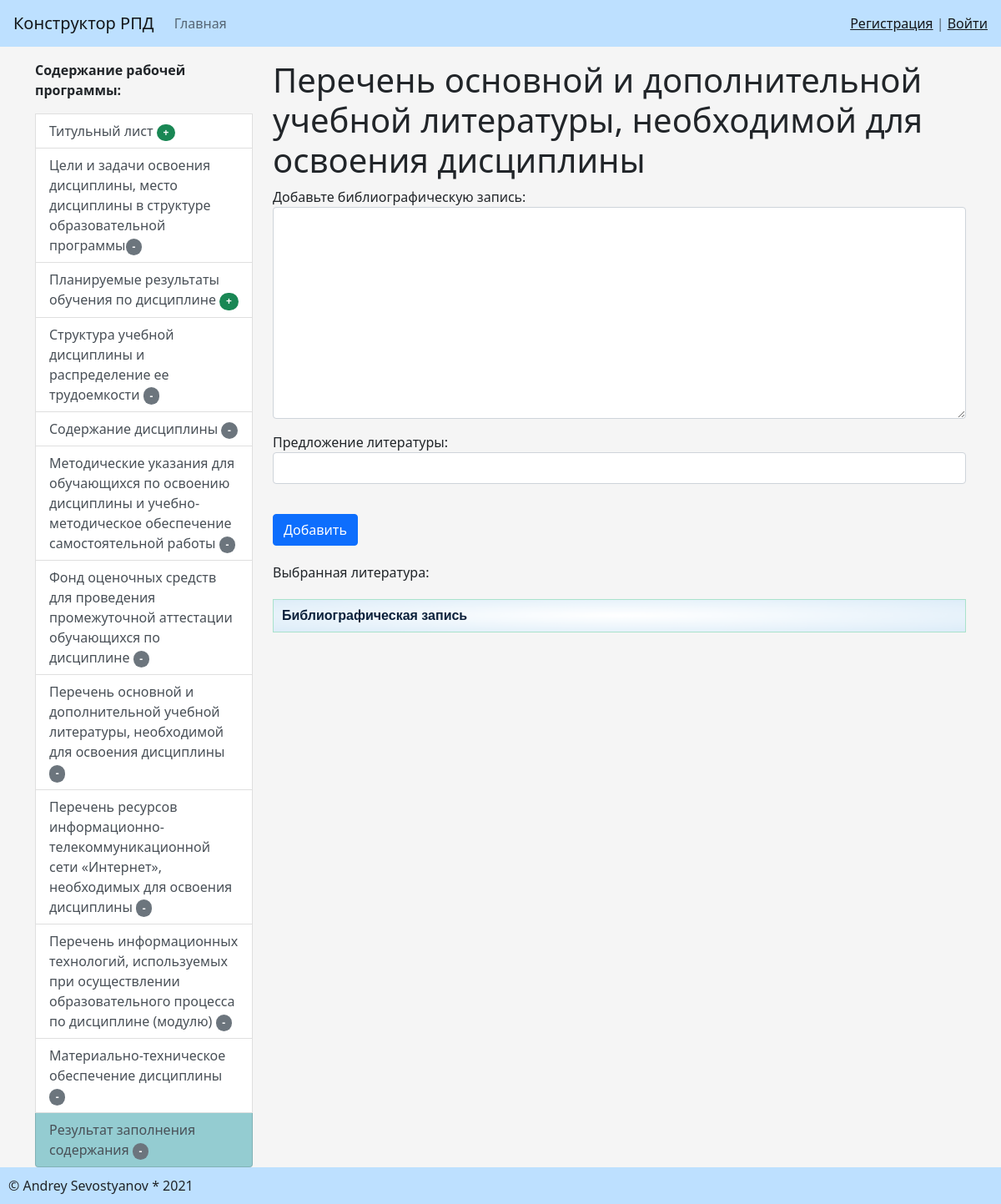
Before: /opn_main_window/books/ with the older database file.
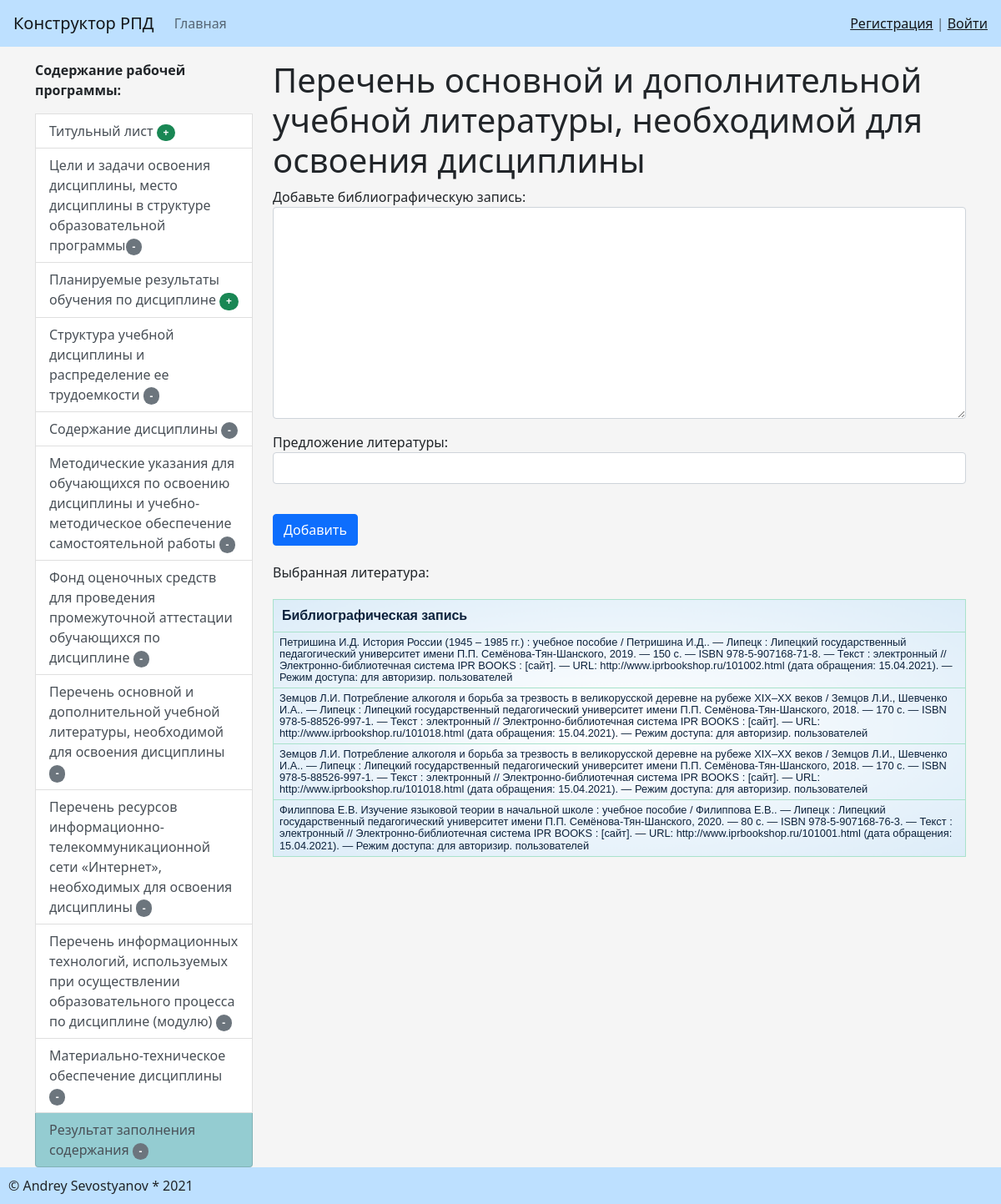
After: the same page with the newer database file.
### generation_rpd/models.py (models this page shows, shortened)
class SelectBooks(models.Model):
    book = models.TextField(blank=True, verbose_name='Библиографическая запись')

### generation_rpd/views.py (the view)
# urls.py: path('opn_main_window/books/', gen_book, name='gen_book'),
def gen_book(request):
    if request.method == 'POST':
        form = Books(request.POST)
        if form.is_valid():
            SelectBooks.objects.create(book=form.cleaned_data['an_book'])
            SelectBooks.objects.create(book=form.cleaned_data['offer_books'])
            print(form.cleaned_data)
            return redirect('gen_book')
    else:
        form = Books()
    bd_book = SelectBooks.objects.all()
    return render(request, 'generation_rpd/books.html', {'form': form, 'bd_book': bd_book})

### generation_rpd/forms.py
class Books(forms.Form):
    an_book = forms.CharField(label='Добавьте библиографическую запись',
                              widget=forms.Textarea(attrs={"class": "form-control"}))
    offer_books = forms.ModelChoiceField(empty_label=None, queryset=RecomendBoook.objects.all(),
                                         label='Предложение литературы',
                                         widget=forms.Select(attrs={"class": "form-control"}))

### generation_rpd/templatetags/gen_tags.py (called while the page is built)
@register.inclusion_tag('generation_rpd/list_categories.html')
def show_categories():
    categories = Category.objects.all()
    return {"categories": categories}

### generation_rpd/templates/generation_rpd/books.html (shortened to what this page needs)
{% extends 'base.html' %}
{% block sidebar %}
{% include 'inc/_sidebar.html' %}
{% endblock %}
{% block content %}
<h1>Перечень основной и дополнительной учебной литературы, необходимой для освоения дисциплины</h1>
<form action="{% url 'gen_book' %}" method="post">
    {{ form.as_p }}
<button type="submit" class="btn btn-primary btn-block">Добавить</button>
</form>
<p>Выбранная литература:</p>
<table border="1" width="100%" cellpadding="5">
    <tr>
        <th>Библиографическая запись</th>
    </tr>
    {% for items in bd_book %}
    <tr>
        <td>{{items.book}}</td>
    </tr>
    {% endfor %}
</table>
{% endblock %}

Changed rows visible on the page:
added SelectBooks: book "Петришина И.Д. История России (1945 – 1985 гг.) : учебное пособие / Петришина И.Д.. — Липецк : Липецкий государственный педагогический университет имени П.П. Семёнова-Тян-Шанского, 2019. — 150 c. — ISBN 978-5-907168-71-8. — Текст : электронный // Электронно-библиотечная система IPR BOOKS : [сайт]. — URL: http://www.iprbookshop.ru/101002.html (дата обращения: 15.04.2021). — Режим доступа: для авторизир. пользователей"
added SelectBooks: book "Земцов Л.И. Потребление алкоголя и борьба за трезвость в великорусской деревне на рубеже XIX–XX веков / Земцов Л.И., Шевченко И.А.. — Липецк : Липецкий государственный педагогический университет имени П.П. Семёнова-Тян-Шанского, 2018. — 170 c. — ISBN 978-5-88526-997-1. — Текст : электронный // Электронно-библиотечная система IPR BOOKS : [сайт]. — URL: http://www.iprbookshop.ru/101018.html (дата обращения: 15.04.2021). — Режим доступа: для авторизир. пользователей"
added SelectBooks: book "Земцов Л.И. Потребление алкоголя и борьба за трезвость в великорусской деревне на рубеже XIX–XX веков / Земцов Л.И., Шевченко И.А.. — Липецк : Липецкий государственный педагогический университет имени П.П. Семёнова-Тян-Шанского, 2018. — 170 c. — ISBN 978-5-88526-997-1. — Текст : электронный // Электронно-библиотечная система IPR BOOKS : [сайт]. — URL: http://www.iprbookshop.ru/101018.html (дата обращения: 15.04.2021). — Режим доступа: для авторизир. пользователей"
added SelectBooks: book "Филиппова Е.В. Изучение языковой теории в начальной школе : учебное пособие / Филиппова Е.В.. — Липецк : Липецкий государственный педагогический университет имени П.П. Семёнова-Тян-Шанского, 2020. — 80 c. — ISBN 978-5-907168-76-3. — Текст : электронный // Электронно-библиотечная система IPR BOOKS : [сайт]. — URL: http://www.iprbookshop.ru/101001.html (дата обращения: 15.04.2021). — Режим доступа: для авторизир. пользователей"
